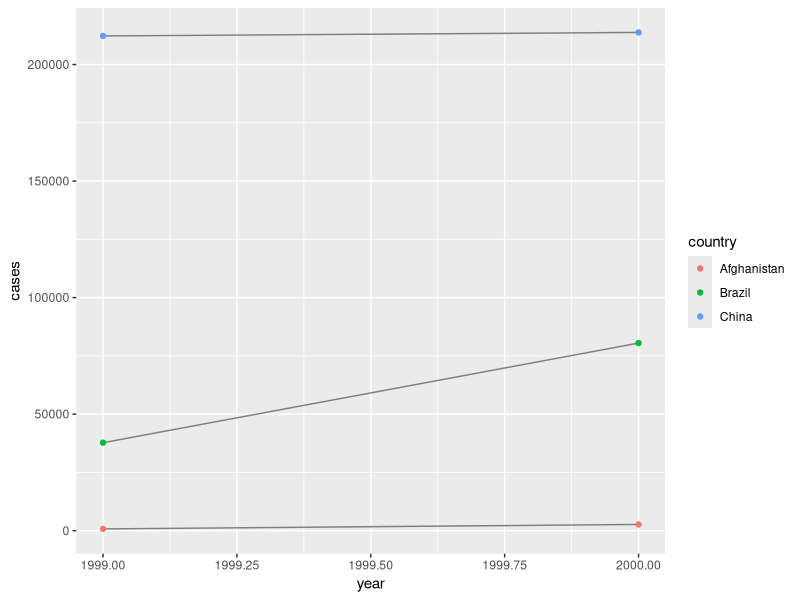
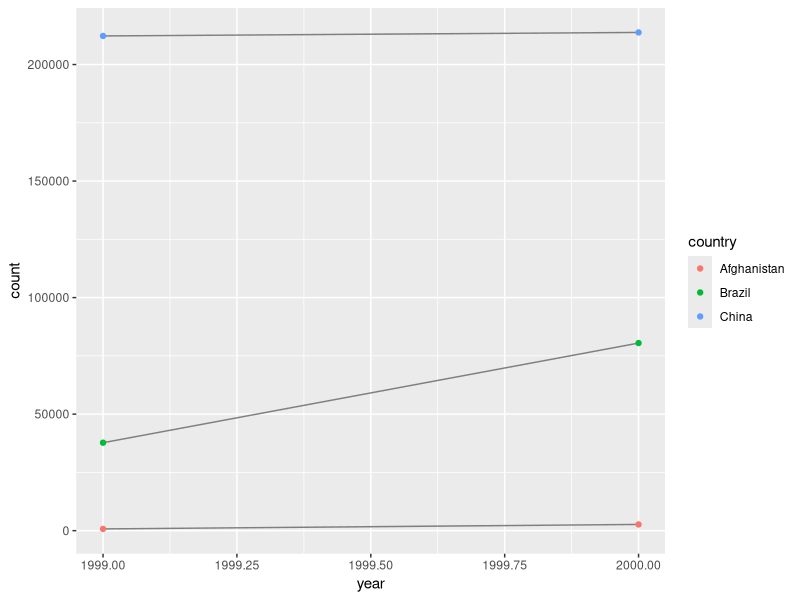
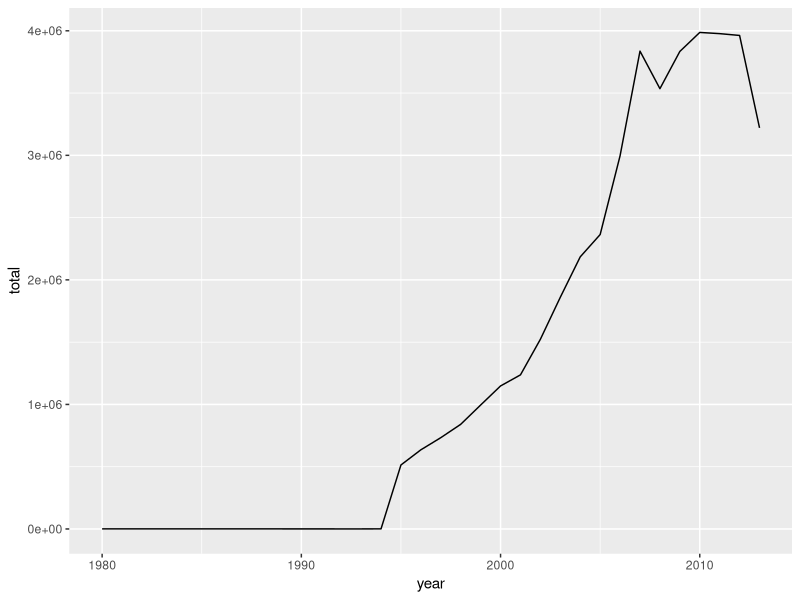
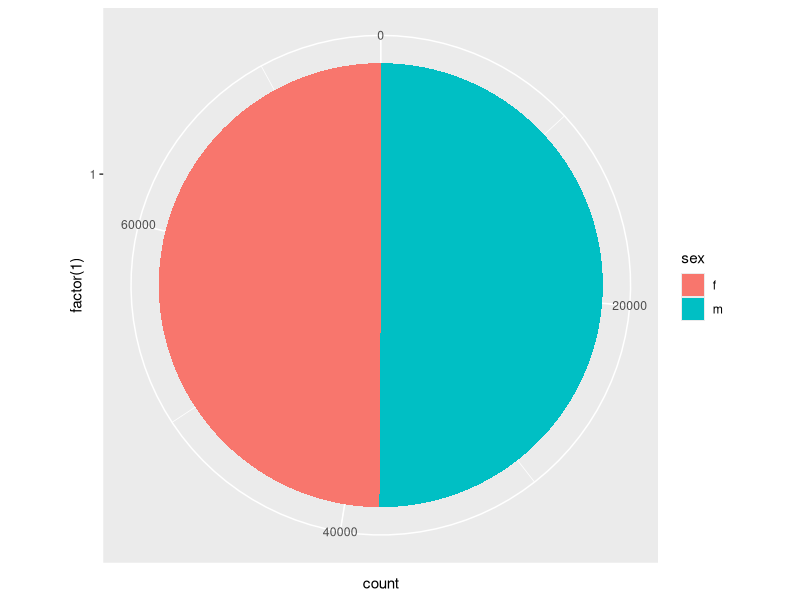

R code for these plots, in order:
## ---- chunk 1
library(tidyverse)
library(ggplot2)
## ---- chunk 2
table1
table2
table3
table4a
table4b

# rate per 10,000
table1 %>%
  mutate(rate = cases / population * 10000)

# Cases per year
table1 %>%
  count(year, wt = cases)

# Visualize changes over time
ggplot(table1, aes(year, cases)) +
  geom_line(aes(group = country), color = "grey50") +
  geom_point(aes(color = country))
## ---- chunk 3
# 3
(table2 %>%
   filter(type == "cases") %>%
   ggplot(aes(year, count)) +
    geom_line(aes(group = country), color = "grey50") +
    geom_point(aes(color = country)))
## ---- chunk 4
table4a

# Both of these do the same thing
(table4a %>%
    gather(`1999`, `2000`, key = "year", value = "cases"))

(table4a %>%
    gather(2:3, key = "year", value = "cases"))

table4b

(table4b %>%
    gather(2:3, key = "year", value = "population"))

# Tidy up table4a and table4b into one table
tidy4a <- table4a %>%
  gather(2:3, key = "year", value = "cases")
tidy4b <- table4b %>%
  gather(2:3, key = "year", value = "population")
(left_join(tidy4a, tidy4b))
## ---- chunk 5
table2 %>%
  spread(key = type, value = count)
## ---- chunk 6
# 1
(stocks <- tibble(
  year = c(2015, 2015, 2016, 2016),
  half = c(1, 2, 1, 2),
  return = c(1.88, 0.59, 0.92, 0.178)
))

(spr <- stocks %>%
    spread(key = year, value = return))

(gthr <- spr %>%
    gather(2:3, key = year, value = return))

# The types are not preserved. However, using the convert argument, can request for tydyr to try and find appropriate type

(stocks %>%
    spread(key = year, value = return, convert = TRUE) %>%
    gather(2:3, key = year, value = return, convert = TRUE))

# 2, need to use back-ticks or positional arguments
table4a %>%
  gather(`1999`, `2000`, key = "year", value = "cases")

## ---- chunk 7
# 3
(people <- tribble(
  ~name,             ~key,    ~value,
  #-----------------|--------|------
  "Phillip Woods",   "age",       45,
  "Phillip Woods",   "height",   186,
  "Phillip Woods",   "age",       50,
  "Jessica Cordero", "age",       37,
  "Jessica Cordero", "height",   156
))

# Must add an extra column for repeat observations of the same individual
(people_fixed <- people %>%
    group_by(name, key) %>%
    mutate(
      obs = row_number()
    )
)

# Spreading should now work
(people_fixed %>%
    spread(key, value)
)
## ---- chunk 8
# 4
(preg <- tribble(
  ~pregnant, ~male, ~female,
  "yes",     NA,    10,
  "no",      20,    12
  )
)

# Still doesn't really make sense
(preg <- preg %>%
    gather(male, female, key = "gender", value = "count"))

# might as well assume they're all female (assuming these are humans)
(preg <- preg %>%
    filter(gender == "female") %>%
    select(pregnant, count)
)
## ---- chunk 9
# Rate contains both cases & population in one column
table3

(table3 %>%
    separate(rate, into = c("cases", "population")))
# Explicitly specify a separating character, and try to convert data types
(table3 %>%
    separate(rate, into = c("cases", "population"), sep = "/", convert = TRUE))

# Try separating based on position
(table3 %>%
    separate(year, into = c("century", "year"), sep = 2))
## ---- chunk 10
table5
(table5 %>%
    unite(year, century, year, sep="")
)
## ---- chunk 11
# 1
tibble(x = c("a,b,c", "d,e,f,g", "h,i,j")) %>% 
  separate(x, c("one", "two", "three"))

tibble(x = c("a,b,c", "d,e", "f,g,i")) %>% 
  separate(x, c("one", "two", "three"))

# 3
# Use a regex to split columns
(tibble(x = c("X_1", "X_2", "AA_1", "AA_2")) %>%
    extract(x, c("var", "id"), regex = "([A-Z])_([0-9])")
)
## ---- chunk 12
# Explicitly vs. Implicitly missing
stocks <- tibble(
  year   = c(2015, 2015, 2015, 2015, 2016, 2016, 2016),
  qtr    = c(   1,    2,    3,    4,    2,    3,    4),
  return = c(1.88, 0.59, 0.35,   NA, 0.92, 0.17, 2.66)
)

# implicit -> explicit
(stocks %>%
    spread(year, return))
# or
(stocks %>%
    complete(year, qtr))

# explicit -> implicit
(stocks %>%
    spread(year, return) %>%
    gather(year, return, 2:3, na.rm = TRUE))

# Fill in "missing" values
(treatment <- tribble(
  ~ person,           ~ treatment, ~response,
  "Derrick Whitmore", 1,           7,
  NA,                 2,           10,
  NA,                 3,           9,
  "Katherine Burke",  1,           4
))

(treatment %>%
    fill(person))
(treatment %>%
    fill(person, .direction = "up"))

## ---- chunk 13
who

# Clean up using a bunch of intermediary dataframes
(who1 <- who %>%
    gather(5:60, key = "key", value = "cases", na.rm = TRUE)
)
(who1 %>%
    count(key))

# make the variable names consistent
(who2 <- who1 %>%
    mutate(key = stringr::str_replace(key, "newrel", "new_rel"))
)
# separate out the values for each 'code'
(who3 <- who2 %>%
    separate(key, c("new", "type", "sexage"), sep = "_")
)
# Drop redundant columns
(who4 <- who3 %>%
    select(-iso2, -iso3, -new)
)

# separate 'sexage' into 2 separate columns
# (who5 <- who4 %>%
#     separate(sexage, c("sex", "age"), sep=1))

(who5 <- who4 %>%
    extract(sexage, c("sex", "age"), regex = "([a-z]+)([0-9]+)") %>%
    # arranging by country makes it more intuitive to read chunks as a whole
    arrange(country)
)

# Do it all at once using pipes
(who_tidy <- who %>%
    gather(5:60, key = "key", value = "cases", na.rm = TRUE) %>%
    mutate(key = stringr::str_replace(key, "newrel", "new_rel")) %>%
    separate(key, c("new", "type", "sexage"), sep = "_") %>%
    select(-iso2, -iso3, -new) %>%
    extract(sexage, c("sex", "age"), regex = "([a-z]+)([0-9]+)") %>%
    arrange(country)
)
## ---- chunk 14
# 3
# iso2 and iso3 provide no additional information
(who3 %>%
   select(country, iso2, iso3) %>%
   distinct() %>%
   group_by(country) %>%
   filter(n() > 1)
)

# 4
# by country
(who_tidy %>%
    group_by(country) %>%
    summarize(total = sum(cases))
)
# How to visualize?

# by year
(who_tidy %>%
    group_by(year) %>%
    summarize(total = sum(cases)) %>%
    ggplot(aes(x = year, y = total)) +
      geom_line()
)

# by gender
(who_tidy %>%
    ggplot(aes(x = factor(1), fill = sex)) +
      geom_bar(width = 1) +
      coord_polar(theta = "y")
)
